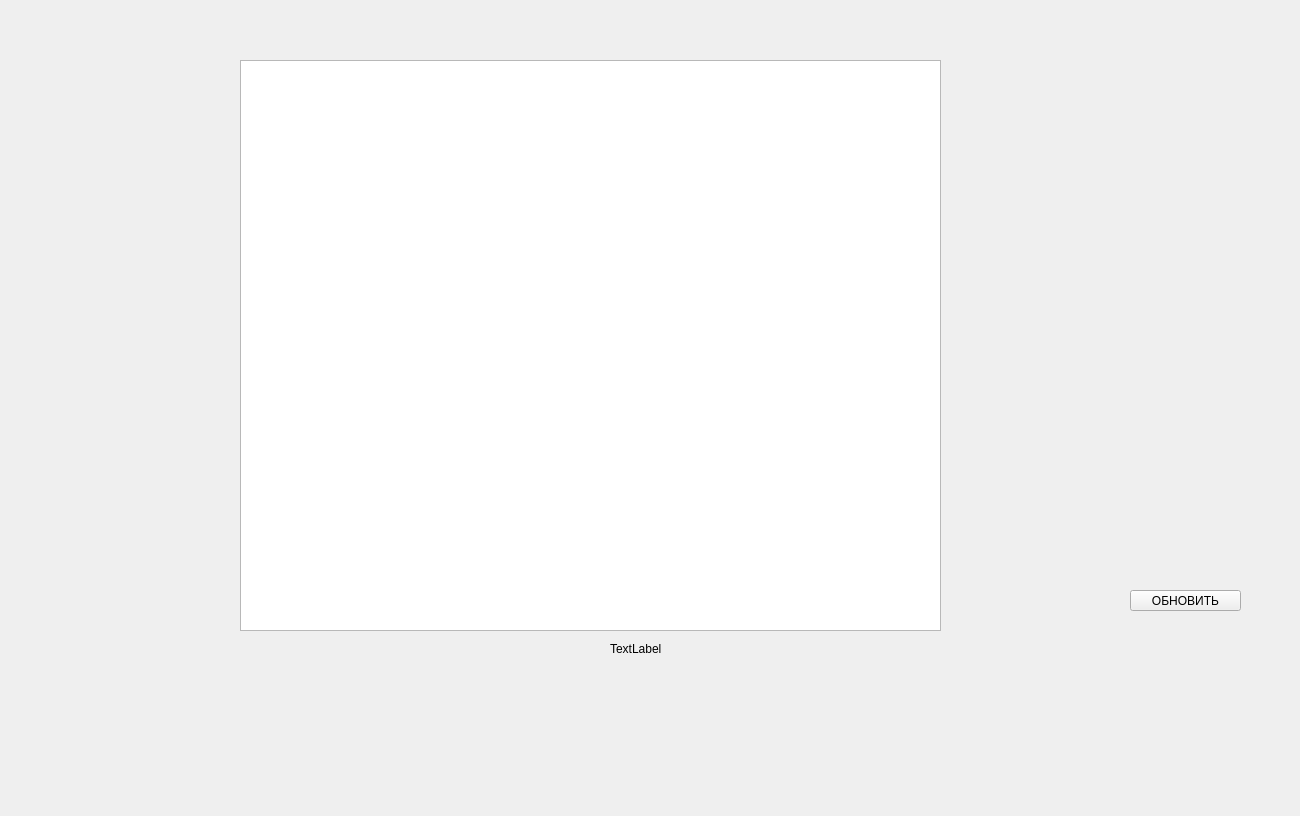
<?xml version="1.0" encoding="UTF-8"?>
<ui version="4.0">
 <class>FormTable</class>
 <widget class="QWidget" name="FormTable">
  <property name="geometry">
   <rect>
    <x>0</x>
    <y>0</y>
    <width>1300</width>
    <height>816</height>
   </rect>
  </property>
  <property name="windowTitle">
   <string>Form</string>
  </property>
  <widget class="QTableView" name="tableView">
   <property name="geometry">
    <rect>
     <x>240</x>
     <y>60</y>
     <width>701</width>
     <height>571</height>
    </rect>
   </property>
  </widget>
  <widget class="QWidget" name="verticalLayoutWidget">
   <property name="geometry">
    <rect>
     <x>20</x>
     <y>30</y>
     <width>191</width>
     <height>581</height>
    </rect>
   </property>
   <layout class="QVBoxLayout" name="verticalLayout"/>
  </widget>
  <widget class="QWidget" name="verticalLayoutWidget_2">
   <property name="geometry">
    <rect>
     <x>960</x>
     <y>120</y>
     <width>301</width>
     <height>461</height>
    </rect>
   </property>
   <layout class="QVBoxLayout" name="verticalLayout_2"/>
  </widget>
  <widget class="QWidget" name="verticalLayoutWidget_3">
   <property name="geometry">
    <rect>
     <x>980</x>
     <y>590</y>
     <width>121</width>
     <height>21</height>
    </rect>
   </property>
   <layout class="QVBoxLayout" name="verticalLayout_3"/>
  </widget>
  <widget class="QLabel" name="labelTable">
   <property name="geometry">
    <rect>
     <x>610</x>
     <y>640</y>
     <width>101</width>
     <height>17</height>
    </rect>
   </property>
   <property name="text">
    <string>TextLabel</string>
   </property>
  </widget>
  <widget class="QPushButton" name="pushUpdate">
   <property name="geometry">
    <rect>
     <x>1130</x>
     <y>590</y>
     <width>111</width>
     <height>21</height>
    </rect>
   </property>
   <property name="text">
    <string>ОБНОВИТЬ</string>
   </property>
  </widget>
 </widget>
 <resources/>
 <connections/>
</ui>
